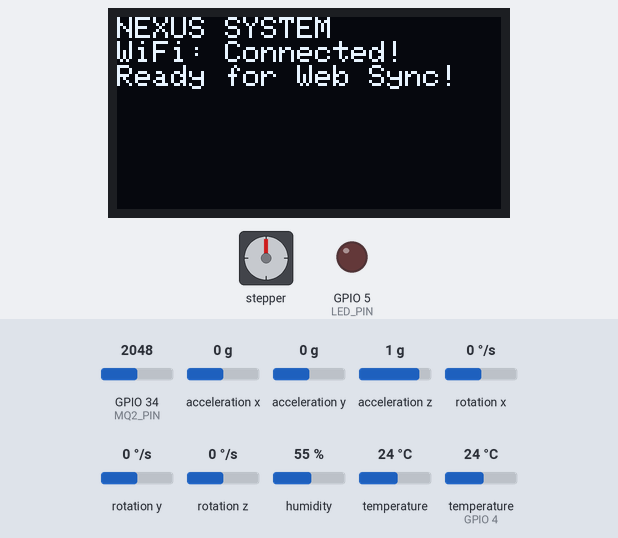
The program below on a simulated ESP32. Shown: stepper motor, 128×64 one-colour display, output pins drawn as LEDs (lit = HIGH). Wiring (from diagram.json): stepper motor driver (200 steps per turn assumed): step GPIO 27; direction GPIO 26. The test bench sets the inputs (shaded band); at power-on: GPIO 34 (MQ2_PIN) = 2048, acceleration x 0 g, acceleration y 0 g, acceleration z 1 g, rotation x 0 °/s, rotation y 0 °/s, rotation z 0 °/s, humidity 55 %, temperature 24 °C, temperature (sensor on GPIO 4) 24 °C. WiFi joins after 1.5 s; servers stay silent unless stated; uploads are accepted with an empty reply; the local clock reads 2024-03-15 10:24:30 at power-on unless the program sets it; what the program prints to the serial monitor is not drawn.

Above: at 1.6 s.

The program:

main.cpp
```cpp
#include <Arduino.h>
#include <Wire.h>
#include <Adafruit_GFX.h>
#include <Adafruit_SSD1306.h>
#include <DHT.h>
#include <Adafruit_MPU6050.h>
#include <Adafruit_Sensor.h>
#include <WiFi.h>
#include <HTTPClient.h>
#include <time.h>

// ================= CẤU HÌNH CHÂN (PINS) =================
#define DHTPIN 4
#define DHTTYPE DHT22
#define MQ2_PIN 34
#define LED_PIN 5
#define STEP_PIN 27
#define DIR_PIN 26

// ================= CẤU HÌNH WIFI & FIREBASE =================
#define WIFI_SSID "Wokwi-GUEST"
#define WIFI_PASSWORD ""
const char* firebase_url = "https://iot-esp32-dashboard-default-rtdb.firebaseio.com/thiet_bi_1/du_lieu_hien_tai.json";

// ================= KHỞI TẠO ĐỐI TƯỢNG =================
Adafruit_SSD1306 display(128, 64, &Wire, -1);
DHT dht(DHTPIN, DHTTYPE);
Adafruit_MPU6050 mpu;

// ================= CÁC BIẾN TRẠNG THÁI HỆ THỐNG =================
int ledState = 0;
String oledText = "";
int stepperRunning = 0;
String stepperDir = "CW";
int stepperSpeed = 0;
int stepperSteps = 0;

// ================= BIẾN THỜI GIAN (MULTITASKING) =================
unsigned long lastFirebaseSync = 0;
unsigned long lastStepTime = 0;

void setup() {
  Serial.begin(115200);

  // 1. Cấu hình chân Động cơ & LED
  pinMode(STEP_PIN, OUTPUT);
  pinMode(DIR_PIN, OUTPUT);
  pinMode(LED_PIN, OUTPUT);
  digitalWrite(LED_PIN, LOW);

  // 2. Kết nối WiFi
  Serial.print("Đang kết nối WiFi");
  WiFi.begin(WIFI_SSID, WIFI_PASSWORD);
  while (WiFi.status() != WL_CONNECTED) {
    Serial.print(".");
    delay(500);
  }
  Serial.println("\nĐã kết nối WiFi!");

  // 3. Khởi tạo I2C và màn hình OLED
  Wire.begin(21, 22); // Khởi tạo I2C với SDA=21, SCL=22
  if(!display.begin(SSD1306_SWITCHCAPVCC, 0x3C)) {
    Serial.println("Lỗi: Không tìm thấy OLED SSD1306!");
  } else {
    display.clearDisplay();
    display.setTextColor(SSD1306_WHITE);
    display.setTextSize(1);
    display.setCursor(0, 0);
    display.println("NEXUS SYSTEM");
    display.println("WiFi: Connected!");
    display.println("Ready for Web Sync!");
    display.display();
  }

  // 4. Khởi tạo Cảm biến
  dht.begin();
  if (!mpu.begin()) {
    Serial.println("Lỗi: Không tìm thấy MPU6050!");
  } else {
    mpu.setAccelerometerRange(MPU6050_RANGE_8_G);
  }

  // 5. Khởi tạo đồng bộ thời gian (NTP) cho đo trễ
  Serial.print("Đang đồng bộ thời gian NTP");
  configTime(7 * 3600, 0, "pool.ntp.org", "time.nist.gov");
  int retry = 0;
  while(time(nullptr) < 100000 && retry < 10) {
    Serial.print(".");
    delay(500);
    retry++;
  }
  Serial.println(" OK!");

  Serial.println("Hệ thống đã khởi động hoàn tất!");
}

void loop() {
  // --- ĐỌC DỮ LIỆU CẢM BIẾN ---
  float temp = dht.readTemperature();
  float hum = dht.readHumidity();
  int gasRaw = analogRead(MQ2_PIN);

  sensors_event_t a, g, t_mpu;
  mpu.getEvent(&a, &g, &t_mpu);

  // --- NHIỆM VỤ 1: ĐỒNG BỘ DỮ LIỆU VỚI FIREBASE (Mỗi 2 giây) ---
  if (millis() - lastFirebaseSync > 2000) {
    unsigned long processStart = millis();
    lastFirebaseSync = millis();

    if (WiFi.status() == WL_CONNECTED) {
      // 1. GỬI DỮ LIỆU CẢM BIẾN (PUT)
      // Tính toán Roll, Pitch từ gia tốc thực tế của MPU6050
      float roll = atan2(a.acceleration.y, a.acceleration.z) * 180.0 / M_PI;
      float pitch = atan2(-a.acceleration.x, sqrt(a.acceleration.y * a.acceleration.y + a.acceleration.z * a.acceleration.z)) * 180.0 / M_PI;
      float yaw = g.gyro.z * 180.0 / M_PI; // Tốc độ góc hoặc góc tương đối

      String jsonString = "{";

      // DHT22 Node
      jsonString += "\"dht22\":{";
      jsonString += "\"temperature\":" + String(isnan(temp) ? 25.0 : temp) + ",";
      jsonString += "\"humidity\":" + String(isnan(hum) ? 50.0 : hum);
      jsonString += "},";

      // MQ2 Node
      jsonString += "\"mq2\":{";
      jsonString += "\"gas\":" + String(gasRaw);
      jsonString += "},";

      // MPU6050 Node
      jsonString += "\"mpu6050\":{";
      jsonString += "\"acc_x\":" + String(a.acceleration.x / 9.8) + ",";
      jsonString += "\"acc_y\":" + String(a.acceleration.y / 9.8) + ",";
      jsonString += "\"acc_z\":" + String(a.acceleration.z / 9.8) + ",";
      jsonString += "\"roll\":" + String(roll) + ",";
      jsonString += "\"pitch\":" + String(pitch) + ",";
      jsonString += "\"yaw\":" + String(yaw);
      jsonString += "},";

      // Lấy thời gian thiết bị (Epoch millis)
      struct timeval tv;
      gettimeofday(&tv, NULL);
      unsigned long long timestamp_device = (unsigned long long)(tv.tv_sec) * 1000 + (unsigned long long)(tv.tv_usec) / 1000;
      unsigned long processTime = millis() - processStart;

      // Latency Node
      jsonString += "\"latency\":{";
      jsonString += "\"timestamp_device\":" + String(timestamp_device) + ",";
      jsonString += "\"timestamp_firebase\":{\".sv\":\"timestamp\"},";
      jsonString += "\"process_time\":" + String(processTime);
      jsonString += "}";

      jsonString += "}";

      HTTPClient http;

      // PATCH dữ liệu cảm biến lên Firebase (để không xóa mất các nút điều khiển LED, OLED, Stepper)
      http.begin(firebase_url);
      http.addHeader("Content-Type", "application/json");
      int httpResponseCode = http.PATCH(jsonString);
      if (httpResponseCode > 0) {
        Serial.println("-> Cập nhật cảm biến thành công!");
      } else {
        Serial.printf("-> Lỗi gửi cảm biến: %d\n", httpResponseCode);
      }
      http.end();

      // 2. LẤY CÁC LỆNH ĐIỀU KHIỂN TỪ WEB VỀ (GET)
      http.begin(firebase_url);
      int getResponseCode = http.GET();
      if (getResponseCode == 200) {
        String payload = http.getString();

        // A. Đọc trạng thái LED
        int ledIndex = payload.indexOf("\"led\":");
        if (ledIndex != -1) {
          ledState = payload.substring(ledIndex + 6, ledIndex + 7).toInt();
          digitalWrite(LED_PIN, ledState);
        }

        // B. Đọc nội dung OLED Text gửi từ Web
        int oledIndex = payload.indexOf("\"text\":");
        if (oledIndex != -1) {
          int startQuote = payload.indexOf("\"", oledIndex + 7);
          int endQuote = payload.indexOf("\"", startQuote + 1);
          String rawOledText = payload.substring(startQuote + 1, endQuote);
          rawOledText.replace("\\n", "\n");

          if (rawOledText != oledText) {
            oledText = rawOledText;
            display.clearDisplay();
            display.setCursor(0, 0);
            display.print(oledText);
            display.display();
          }
        }

        // C. Đọc thông số Động cơ Stepper
        int runIndex = payload.indexOf("\"running\":");
        if (runIndex != -1) {
          stepperRunning = payload.substring(runIndex + 10, payload.indexOf(",", runIndex)).toInt();
        }
        int dirIndex = payload.indexOf("\"direction\":");
        if (dirIndex != -1) {
          int startQuote = payload.indexOf("\"", dirIndex + 12);
          int endQuote = payload.indexOf("\"", startQuote + 1);
          stepperDir = payload.substring(startQuote + 1, endQuote);
        }
        int speedIndex = payload.indexOf("\"speed\":");
        if (speedIndex != -1) {
          stepperSpeed = payload.substring(speedIndex + 8, payload.indexOf(",", speedIndex)).toInt();
        }
        int stepIndex = payload.indexOf("\"steps\":");
        if (stepIndex != -1) {
          stepperSteps = payload.substring(stepIndex + 8, payload.indexOf("}", stepIndex)).toInt();
        }
      }
      http.end();
    }
  }

  // --- NHIỆM VỤ 2: ĐIỀU KHIỂN ĐỘNG CƠ BƯỚC KHÔNG BỊ NGHẼN MẠNG (NON-BLOCKING) ---
  if (stepperRunning == 1 && stepperSpeed > 0) {
    if (stepperDir == "CW") {
      digitalWrite(DIR_PIN, HIGH);
    } else {
      digitalWrite(DIR_PIN, LOW);
    }

    // Ánh xạ tốc độ (1-100%) sang độ trễ xung micro giây (3000us xuống 500us)
    int microDelay = map(stepperSpeed, 1, 100, 3000, 500);

    // Tạo 1 xung bước
    digitalWrite(STEP_PIN, HIGH);
    delayMicroseconds(microDelay);
    digitalWrite(STEP_PIN, LOW);
    delayMicroseconds(microDelay);

    // Xử lý góc quay theo số bước cụ thể (nếu có)
    if (stepperSteps > 0) {
      stepperSteps--;
      if (stepperSteps <= 0) {
        stepperRunning = 0;
        stepperSpeed = 0;

        // Gửi tín hiệu dừng về Firebase để đồng bộ lại giao diện Web
        if (WiFi.status() == WL_CONNECTED) {
          HTTPClient http;
          String stopUrl = "https://iot-esp32-dashboard-default-rtdb.firebaseio.com/thiet_bi_1/du_lieu_hien_tai/stepper.json";
          http.begin(stopUrl);
          http.addHeader("Content-Type", "application/json");
          http.PATCH("{\"running\":0,\"speed\":0,\"steps\":0}");
          http.end();
        }
      }
    }
  }
}
```
